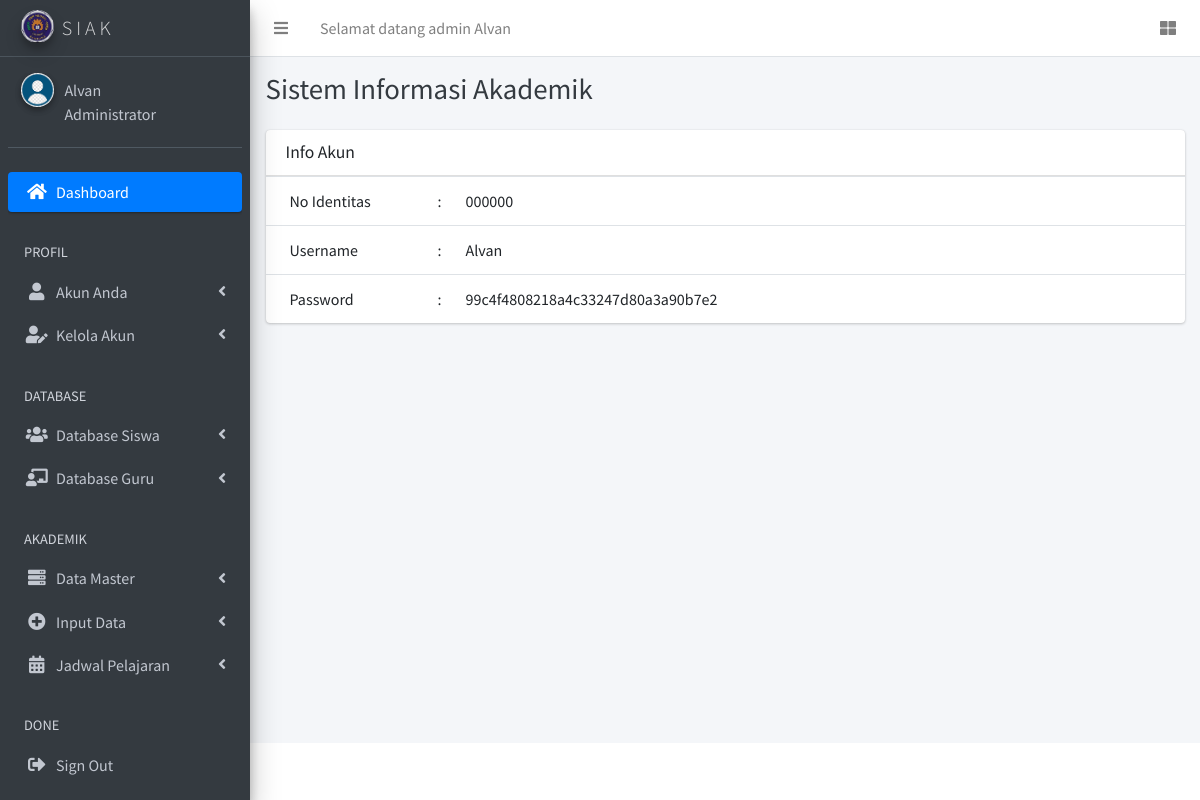
/admin/index.php?page=detail_akun (signed in), run on the app's committed database.
### tables this page shows
CREATE TABLE `tbl_user` (
  `id_user` int(50) NOT NULL,
  `no_identitas` varchar(150) NOT NULL,
  `username` varchar(50) NOT NULL,
  `password` varchar(50) NOT NULL,
  `level` varchar(50) NOT NULL
);

### admin/detail_akun.php (the view, shortened to what this page needs)
<div class="row">
  <div class="col-md-12">
    <div class="card">
      <div class="card-header">
        <h3 class="card-title">Info Akun</h3>
      </div>
      <div class="card-body p-0">
        <table class="table table-condensed table-hover">
          <?php
          include '../database/koneksi.php';
          $query = "SELECT * FROM tbl_user WHERE level='admin'";
          $hasil = mysqli_query($koneksi, $query);
          while ($row = mysqli_fetch_array($hasil)) {
           ?>
           <tr>
             <td>No Identitas</td>
             <td>:</td>
             <td><?php echo $row['no_identitas'] ?></td>
           </tr>
          <tr>
            <td width="160">Username</td>
            <td width="10">:</td>
            <td><?php echo $row['username']; ?></td>
          </tr>
          <tr>
            <td width="160">Password</td>
            <td width="10">:</td>
            <td><?php echo $row['password']; ?></td>
          </tr>
        </table>
      </div>
    <?php } ?>
    </div>
  </div>
</div>

### data on the page
tbl_user: no_identitas "000000", username "Alvan", password "99c4f4808218a4c33247d80a3a90b7e2"

### other printed values
$_SESSION['username'] "Alvan"
